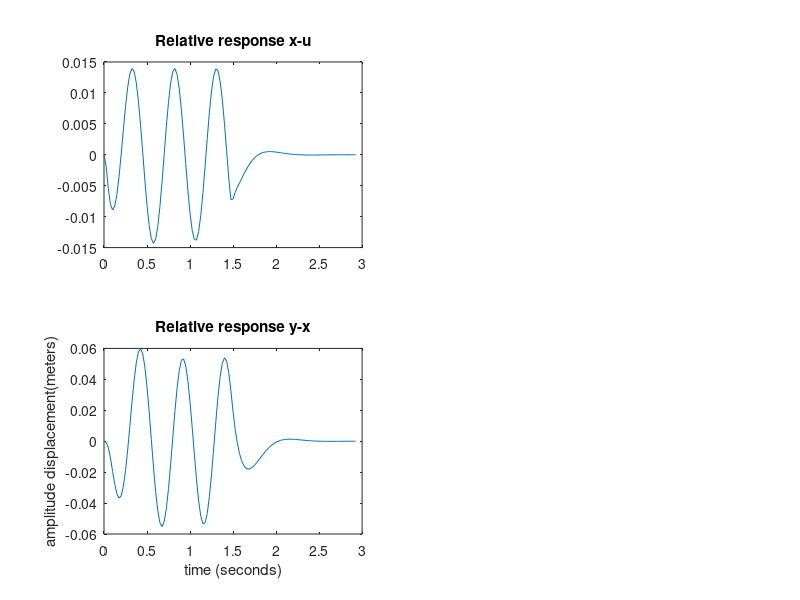

MATLAB code for this plot:
%System dynamics project input 1
b=2700;
A=[0 1 0 0;-4888.88 -b/36 444.44 b/36;0 0 0 1;66.667 b/240 -66.667 -b/240];
B=[0;4444.44;0;0];
C=[1 0 0 0;0 0 1 0];
D=[0;0];
sys=ss(A,B,C,D);
%Input Chatter bump displacment
t=0:.025:2.925;
w=0:.005:.29;
u1=.05+0.05*sin(((200/3.1)*w)-(pi/2));
u2=zeros(size(u1));
u=[u1 u2];
[y,t]=lsim(sys,u,t);
y1=[1 0]*y';
y2=[0 1]*y';
plot(t,u,'k','linewidth',2)
hold on 
subplot(221);plot(t,y1-u)
title('Relative response x-u')
subplot(223);plot(t,y2-y1)
xlabel('time (seconds)')
ylabel('amplitude displacement(meters)')
title('Relative response y-x')
